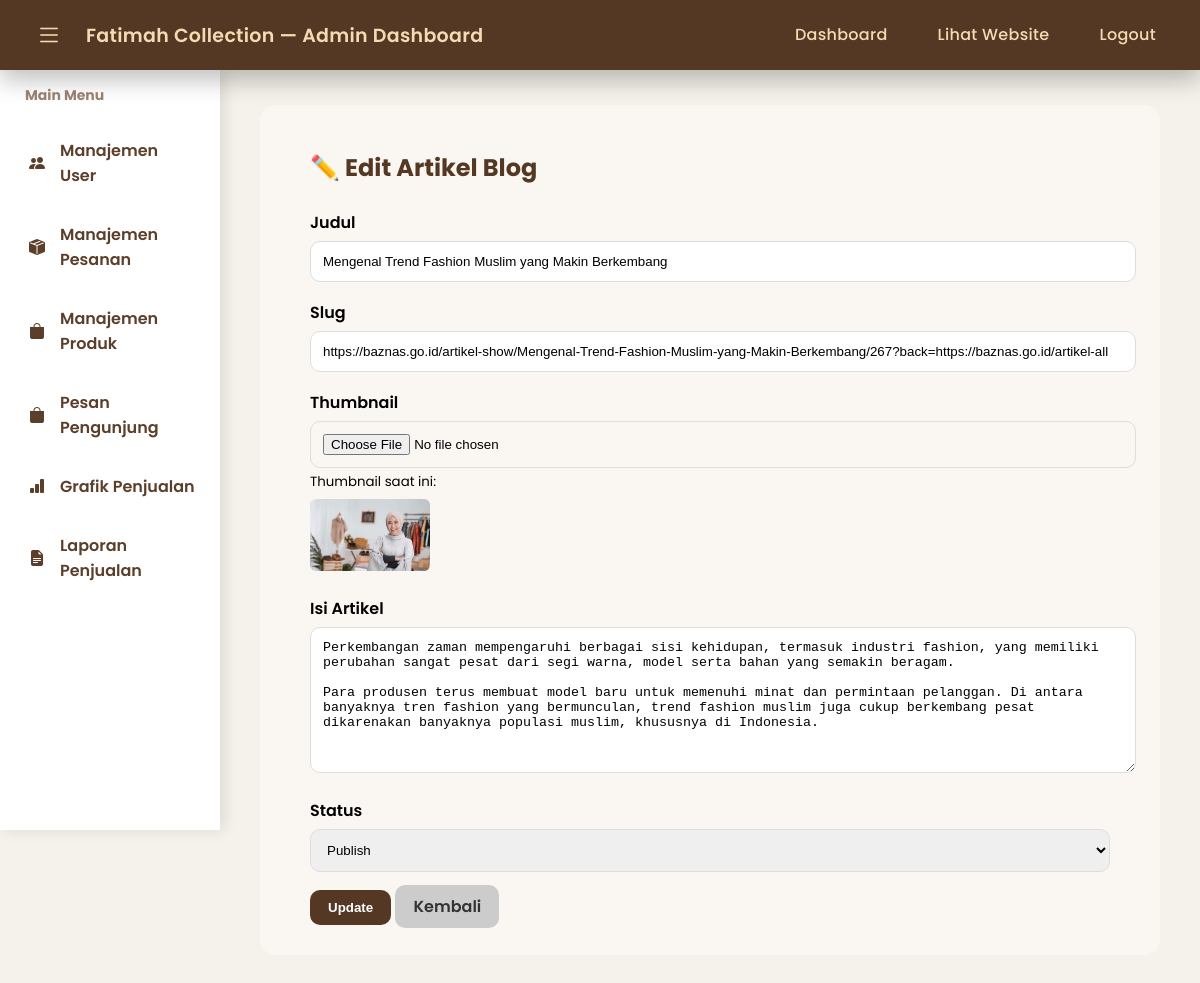
The page /admin/blog/edit.php?id=2 on the database its author committed.
### tables this page shows
CREATE TABLE `blog_posts` (
  `id` int(11) NOT NULL,
  `title` varchar(255) NOT NULL,
  `slug` varchar(255) NOT NULL,
  `content` longtext NOT NULL,
  `thumbnail` varchar(255) DEFAULT NULL,
  `published_at` datetime DEFAULT NULL,
  `created_at` datetime DEFAULT current_timestamp(),
  `updated_at` datetime DEFAULT current_timestamp() ON UPDATE current_timestamp()
);

### admin/blog/edit.php (the view, shortened to what this page needs)
<?php
include "../layout.php";
$db   = new Database();
$conn = $db->conn;
$id = intval($_GET['id'] ?? 0);
$stmt = $conn->prepare("
    SELECT title, slug, content, thumbnail, published_at
    FROM blog_posts
    WHERE id = ?
");
$stmt->bind_param("i", $id);
$stmt->execute();
$post = $stmt->get_result()->fetch_assoc();
?>
<div class="content">
<div class="admin-content">
<div class="form-wrapper">
    <h2 class="page-title">✏️ Edit Artikel Blog</h2>
    <form method="POST" enctype="multipart/form-data">
        <div class="form-group">
            <label>Judul</label>
            <input type="text" name="title" class="form-control"
                   value="<?= htmlspecialchars($post['title']) ?>" required>
        </div>
        <div class="form-group">
            <label>Slug</label>
            <input type="text" name="slug" class="form-control"
                   value="<?= htmlspecialchars($post['slug']) ?>" required>
        </div>
        <div class="form-group">
            <label>Thumbnail</label>
            <input type="file" name="thumbnail" class="form-control">
            <?php if ($post['thumbnail']): ?>
                <small>Thumbnail saat ini:</small><br>
                <img src="/fatimah-collection-clean/public/uploads/blog/<?= $post['thumbnail'] ?>"
                     style="width:120px; margin-top:6px; border-radius:6px;">
            <?php endif; ?>
        </div>
        <div class="form-group">
            <label>Isi Artikel</label>
            <textarea name="content" rows="8" class="form-control" required><?= htmlspecialchars($post['content']) ?></textarea>
        </div>
        <div class="form-group">
            <label>Status</label>
            <select name="publish" class="form-control">
                <option value="1" <?= $post['published_at'] ? 'selected' : '' ?>>Publish</option>
            </select>
        </div>
        <button type="submit" class="btn-primary">Update</button>
        <a href="index.php" class="btn-secondary">Kembali</a>
    </form>
</div>
</div>
</div>

### admin/layout.php (style rules this page uses)
body { margin: 0; padding: 0; font-family: 'Poppins', sans-serif; background: #f5f1eb; transition: .3s; }
.content { margin-left: 220px; margin-top: 70px; padding: 35px 40px; transition: .3s; }

### admin/blog/edit.php (style rules this page uses)
.admin-content { background: #faf7f3; padding: 25px; min-height: 100vh; border-radius: 16px; }
.form-wrapper { max-width: 800px; margin: auto; }
.page-title { font-size: 24px; font-weight: 700; margin-bottom: 25px; color: #543824; }
.form-group { margin-bottom: 18px; }
.form-group label { font-weight: 600; display: block; margin-bottom: 6px; }
.form-control { width: 100%; padding: 12px; border-radius: 10px; border: 1px solid #ddd; }
.btn-primary { padding: 10px 18px; background: #543824; color: #fff; border-radius: 10px; font-weight: 600; border: none; }
.btn-secondary { padding: 10px 18px; background: #ccc; color: #333; border-radius: 10px; font-weight: 600; text-decoration: none; }

### rows shown on the page
blog_posts: title "Mengenal Trend Fashion Muslim yang Makin Berkembang", slug "https://baznas.go.id/artikel-show/Mengenal-Trend-Fashion-Muslim-yang-Makin-Berkembang/267?back=https://baznas.go.id/artikel-all", thumbnail (picture), content "Perkembangan zaman mempengaruhi berbagai sisi kehidupan, termasuk industri fashion, yang memiliki perubahan sangat pesat dari segi warna, model serta bahan yang semakin beragam. Para produsen terus membuat model baru untuk memenuhi minat dan permintaan pelanggan. Di antara banyaknya tren fashion yang bermunculan, trend fashion muslim juga cukup berkembang pesat dikarenakan banyaknya populasi muslim, khususnya di Indonesia.", publish "Publish"
